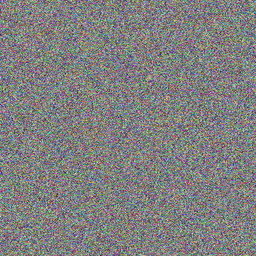
#> input picture encrypted.png, 256 x 256 px, shrunk from 474 x 474 before the run
$ python decrypt.py
#> lines starting #> are read from the running program, lines starting #| are printed output that depends on the picture
import cv2
import json
import numpy as np
import copy

class Decrypt:

    def __init__(self, encryptedImagePath, keysPath, outPath):
#> called with encryptedImagePath = './encrypted.png', keysPath = './keys.txt', outPath = './decrypted.png'
        self.image = cv2.imread(encryptedImagePath, 1)
#> self.image is the input picture: shape (256, 256, 3); mean B, G, R 126.9, 127.5, 127.5
        with open(keysPath) as jsonKeys:
#> (reads keys.txt from the repository)
            self.keys = json.load(jsonKeys)
        self.outPath = outPath

    def henon2DOut(self, xIn, yIn, outLen, b = 1.4, c = 0.3):
        ret = []
        for iteration in range(outLen):
            xNew = 1 - b * xIn * xIn + yIn
            yNew = c * yIn
            ret.append([xNew, yNew])
            xIn, yIn = xNew, yNew
        return tuple(zip(*ret))

    def getKeyBits(self, henonMap2d):
        Y, Z = henonMap2d
        Y = np.floor(np.array(Y) * 10**14)
        Z = np.floor(np.array(Z) * 10**14)
        Y = list((255*(Y - np.min(Y))/np.ptp(Y)).astype(int))
        Z = list((255*(Z - np.min(Z))/np.ptp(Z)).astype(int))
        keySeq = [Y[i] ^ Z[i] for i in range(len(Y))]
        keyBits = []
        for keyQ in keySeq:
            toAppend = str(bin(keyQ)[2:]).zfill(8)[::-1]
            keyBits.append([int(i) for i in toAppend])
        return keyBits

    def diffusionKeys(self, l):
        akgmInitial = self.keys["akgm"]
        keyBits = self.getKeyBits(self.henon2DOut(float(akgmInitial[0]), float(akgmInitial[1]), l))
        return keyBits

    def getCipherBits(self, image):
        image = image.ravel()
        l = len(image)
        cipherbits = []
        # lenset = set()
        for c in range(l):
            toAppend = str(bin(image[c])[2:]).zfill(8)[::-1]
            cipherbits.append([int(a) for a in toAppend])
            # lenset.add(len(toAppend))
        # print(lenset)
        return cipherbits

    def getPermute(self, keybits, cipherBits):
        l = len(cipherBits)
        keyBits = copy.deepcopy(keybits)
        # Padding 0s for 1 indexing
        cipherBits.insert(0, [0 for _ in range(8)])
        keyBits.insert(0, [0 for _ in range(8)])
        # print(np.array(perBits).shape, "  ", np.array(keyBits).shape)
        for i in range(l + 1):
            cipherBits[i] = [0] + cipherBits[i]
            keyBits[i] = [0] + keyBits[i]
        # print(np.array(keyBits).shape)
        b1 = [[0 for i in range(9)] for j in range(l + 1)]
        # [4 lines of commented-out code are left out]
        for q in range(1, l+1):
            for d in range(1, 9):
                if d <= 4:
                    b1[q][d] = cipherBits[q][d + 4] ^ keyBits[q][d]
                else:
                    b1[q][d] = cipherBits[q][d - 4] ^ keyBits[q][d]
        b2 = [[0 for i in range(9)] for j in range(l + 1)]
        # with open("step1backD", "a+") as ciphertxt:
        #     ciphertxt.write(str(b1))
        for q in range(1, l+1):
            for d in range(1, 9):
                if d in [1, 2, 5, 6]:
                    b2[q][d] = b1[q][d + 2] ^ keyBits[q][d]
                else:
                    b2[q][d] = b1[q][d - 2] ^ keyBits[q][d]
        permute = [[0 for i in range(9)] for j in range(l + 1)]
        # with open("step2backD", "a+") as ciphertxt:
        #     ciphertxt.write(str(b2))
        for q in range(1, l+1):
            for d in range(1, 9):
                if d % 2 != 0:
                    permute[q][d] = b2[q][d + 1] ^ keyBits[q][d] # TODO: Check Sign
                else:
                    permute[q][d] = b2[q][d - 1] ^ keyBits[q][d]
        # with open("step3backD", "a+") as ciphertxt:
        #     ciphertxt.write(str(permute))
        permute = permute[1:]
        for i in range(l):
            permute[i] = permute[i][1:]
        for pixel in range(len(permute)):
            asStr = ''.join([str(i) for i in permute[pixel]])[::-1]
            permute[pixel] = int(asStr, 2)
        permute = np.reshape(permute, (self.image.shape[0], self.image.shape[1]))
        return permute

    def reverseDiffusion3(self):
        W, X, planes = self.image.shape
        b, g, r = np.zeros((W, X),np.uint8), np.zeros((W, X),np.uint8), np.zeros((W, X),np.uint8)
        b[:,:] = self.image[:,:,0]
        g[:,:] = self.image[:,:,1]
        r[:,:] = self.image[:,:,2]
        # cv2.imwrite("./bIN.png", b)
        # cv2.imwrite("./gIN.png", g)
        # cv2.imwrite("./rIN.png", r)
        Keys = self.diffusionKeys(len(b.ravel()))
        # with open("keybitsDecrypt", "w+") as kbdf:
        #     kbdf.write(str(Keys))
        bCipher = self.getCipherBits(b)
        gCipher = self.getCipherBits(g)
        rCipher = self.getCipherBits(r)
        # with open("gcipherdecrypt", "w+") as gcipherd:
        #     gcipherd.write(str(gCipher))
        # print(np.array(bCipher).shape, np.array(Keys).shape)
        bPermute = self.getPermute(Keys, bCipher)
        gPermute = self.getPermute(Keys, gCipher)
        rPermute = self.getPermute(Keys, rCipher)
        return cv2.merge((bPermute, gPermute, rPermute))

    def permuteHenon(self, l = 4, b = 1.4, c = 0.3):
        xIn, yIn = float(self.keys["okgm"][0]), float(self.keys["okgm"][1])
        ret = []
        for iteration in range(l):
            xNew = 1 - b * xIn * xIn + yIn
            yNew = c * yIn
            ret.append([xNew, yNew])
            xIn, yIn = xNew, yNew
        henonMap1d = list(zip(*ret))[0]
        return list((255*(henonMap1d - np.min(henonMap1d))/np.ptp(henonMap1d)).astype(int))

    def confusez3(self, img):
        n, m, _ = img.shape
        i = 0
        visited = [[False for x in range(m)] for y in range(n)]
        visited[0][0] = True
        resImg = [img[0][0]]
        x, y = 0, 0
        while i < ((m * n) - 1):
            i += 1
            if (x-1) in range(0, m) and (y+1) in range(0, n) and visited[y+1][x-1] == False:
                x = x - 1
                y = y + 1
            elif (x+1) in range(0, m) and (y-1) in range(0, n) and visited[y-1][x+1] == False:
                x = x + 1
                y = y - 1
            elif x == 0 or x == m - 1:
                y = y + 1
            elif y == 0 or y == n - 1:
                x = x + 1
            visited[y][x] = True
            resImg.append(img[y][x])
        return resImg

    def rConfuse(self, img, zigzagDirection):
        imageShape = (img.shape[0], img.shape[1], 1)
        matBase = np.reshape(np.array(list(range(0, imageShape[0] * imageShape[1]))), imageShape)
        # confusedMatBase = self.confusez3(np.reshape(cv2.flip(matBase, 0), imageShape))
        # print(matBase.shape, len(confusedMatBase))

        if zigzagDirection == "z1":
            confusedMatBase = self.confusez3(np.transpose(matBase, (1, 0, 2)))
        elif zigzagDirection == "z2":
            confusedMatBase = self.confusez3(np.reshape(cv2.flip(np.transpose(matBase, (1, 0, 2)), 1), imageShape))
        elif zigzagDirection == "z3":
            confusedMatBase = self.confusez3(matBase)
        elif zigzagDirection == "z4":
            confusedMatBase = self.confusez3(np.reshape(cv2.flip(matBase, 0), imageShape))

        confusedBaseDict = {}
        for i, e in enumerate(confusedMatBase):
            confusedBaseDict[tuple(e[:])] = i

        matToCheck = np.reshape(img, (imageShape[0] * imageShape[1], 3))
        reverseScan = []
        for i in range(imageShape[0] * imageShape[1]):
            reverseScan.append(matToCheck[confusedBaseDict[tuple(np.array([i])[:])]])
        # with open("reverseScan", "a+") as rScan:
        #     rScan.write(str(reverseScan))
        return np.array(reverseScan).reshape((imageShape[0], imageShape[1], 3))

    def reverseConfusion(self, image, henonConfusion):
        zigzagDirections = []
        for i in henonConfusion[::-1]:
            if(0 <= i <= 63):
                zigzagDirections.append("z1")
            elif(64 <= i <= 127):
                zigzagDirections.append("z2")
            elif(128 <= i <= 191):
                zigzagDirections.append("z3")
            elif(192 <= i <= 255):
                zigzagDirections.append("z4")

        for idx, i in enumerate(zigzagDirections):
            image = self.rConfuse(image, i)
            # cv2.imwrite("./confusedD" + str(idx + 1) + ".png", image)
        return image

    def main(self):
        permutedImage = self.reverseDiffusion3()
#> in reverseDiffusion3, `g[:,:] = self.image[:,:,1]`:
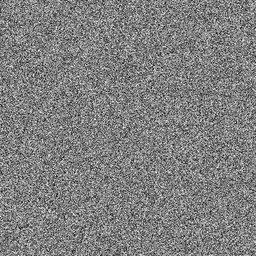
#> g: shape (256, 256); min 0, max 254, mean 127.5
#> in reverseDiffusion3, `r[:,:] = self.image[:,:,2]`:
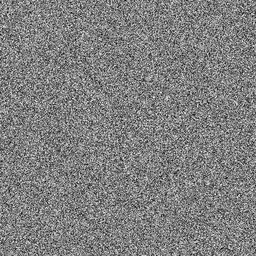
#> r: shape (256, 256); min 5, max 255, mean 127.5
#> in reverseDiffusion3, `Keys = self.diffusionKeys(len(b.ravel()))`: Keys = 65536 items
#> in getCipherBits, `l = len(image)`: l = 65536
#> the loop in getCipherBits, `for c in range(l):` made 65536 passes
#> toAppend on passes 1 to 3: '01100001', '00111101', '01001110'
#> after the loop in getCipherBits, `for c in range(l):`: cipherbits = 65536 items
#> the loop in getCipherBits (call 2), `for c in range(l):` made 65536 passes
#> toAppend on passes 1 to 3: '01101100', '10010110', '01011101'
#> in getPermute, `l = len(cipherBits)`: l = 65536
#> in getPermute, `keyBits = copy.deepcopy(keybits)`: keyBits = 65536 items
#> after the loop in getPermute, `for i in range(l + 1):`: cipherBits = 65537 items
#> in getPermute, `permute = permute[1:]`: permute = 65536 items
#> in getPermute, `permute = np.reshape(permute, (self.image.shape[0], self.image.shape[1..`:
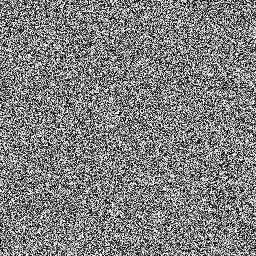
#> permute: shape (256, 256) int64; min 0, max 255, mean 127.3
#> after the loop in getPermute (call 2), `for i in range(l + 1):`: keyBits = 65537 items
#> in getPermute (call 2), `permute = permute[1:]`: permute = 65536 items
#> in getPermute (call 2), `permute = np.reshape(permute, (self.image.shape[0], self.image.shape[1..`:
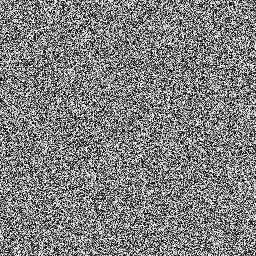
#> permute: shape (256, 256) int64; min 0, max 255, mean 127.6
#> after the loop in getPermute (call 3), `for i in range(l + 1):`: keyBits = 65537 items
#> in getPermute (call 3), `permute = permute[1:]`: permute = 65536 items
#> in getPermute (call 3), `permute = np.reshape(permute, (self.image.shape[0], self.image.shape[1..`:
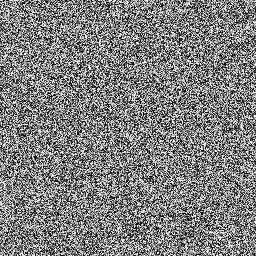
#> permute: shape (256, 256) int64; min 0, max 255, mean 127.3
#> in reverseDiffusion3, `return cv2.merge((bPermute, gPermute, rPermute))`:
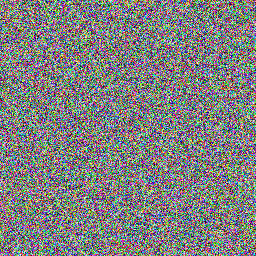
#> returned value: shape (256, 256, 3) int32; mean of channels 0, 1, 2 127.3, 127.6, 127.3; drawn as B, G, R
        # cv2.imwrite("./permuted.png", permutedImage)
        permuteHenonMap = self.permuteHenon()
        decrypted = self.reverseConfusion(permutedImage, permuteHenonMap)
#> after the loop in reverseConfusion, `for idx, i in enumerate(zigzagDirections):`:
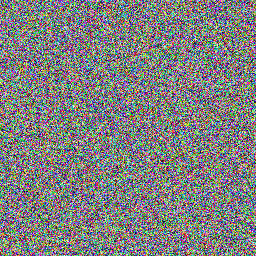
#> image: shape (256, 256, 3) int32; mean of channels 0, 1, 2 127.3, 127.6, 127.3; drawn as B, G, R
        cv2.imwrite("./decrypted.png", decrypted)

if __name__ == "__main__":
    decrypt = Decrypt("./encrypted.png", "./keys.txt", "./decrypted.png")
    decrypt.main()
